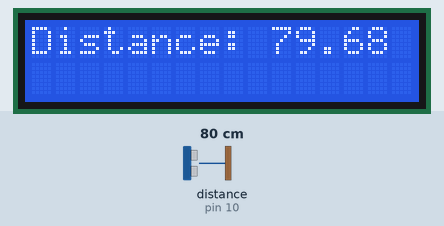
Recording of a sketch running on a simulated Arduino Uno, built with avr-gcc and run on an emulated ATmega328P. Parts: 16×2 character LCD. Wiring (inferred from the names in the program): ultrasonic range finder: trigger pin 9; echo pin 10. Inputs (shaded band) come from the test bench; at power-on: distance to the obstacle (sensor on pin 10) 80 cm. The echo pulse lasts 58.3 µs per cm; what the sketch prints to the serial monitor is not drawn.

Above: at 1.2 s.
1.3 s: distance to the obstacle (sensor on pin 10) set to 2 cm
At 2.0 s:
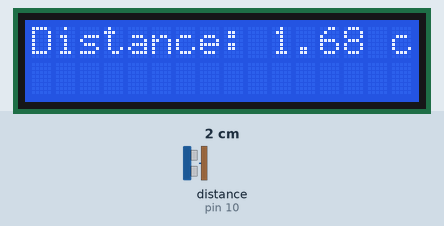
3.6 s: distance to the obstacle (sensor on pin 10) set to 35 cm
At 5.3 s:
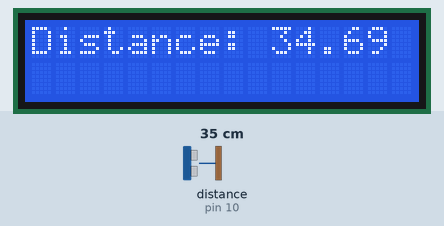
5.7 s: distance to the obstacle (sensor on pin 10) set to 4 cm
At 6.4 s:
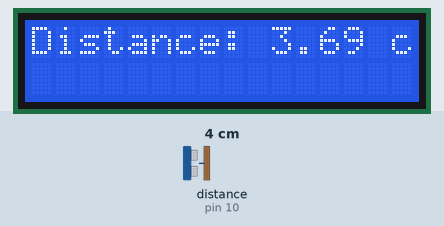
Timing chart, 0 to 8.7 s (numbered marks = the images above; inputs shaded):
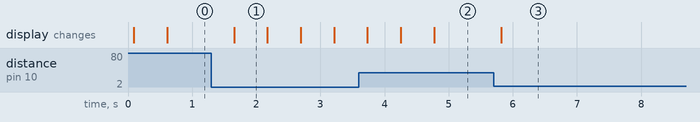

The sketch:

Display_Distance_on_LCD__I2C_16x2_Display_.ino
```cpp
#include <Wire.h>
#include <LiquidCrystal_I2C.h>

#define TRIG_PIN 9
#define ECHO_PIN 10

LiquidCrystal_I2C lcd(0x27, 16, 2);

void setup() {
    Serial.begin(9600);
    lcd.begin();
    lcd.backlight();
    pinMode(TRIG_PIN, OUTPUT);
    pinMode(ECHO_PIN, INPUT);
}

void loop() {
    long duration;
    float distance;

    digitalWrite(TRIG_PIN, LOW);
    delayMicroseconds(2);
    digitalWrite(TRIG_PIN, HIGH);
    delayMicroseconds(10);
    digitalWrite(TRIG_PIN, LOW);

    duration = pulseIn(ECHO_PIN, HIGH);
    distance = (duration * 0.0343) / 2;

    Serial.print("Distance: ");
    Serial.print(distance);
    Serial.println(" cm");

    lcd.setCursor(0, 0);
    lcd.print("Distance: ");
    lcd.print(distance);
    lcd.print(" cm ");

    delay(500);
}
```

Measured:
- after the input at 1.3 s, the display: changes after 0.36 s (image 1)
- after the input at 3.6 s, the display: changes after 0.13 s (image 2)
- after the input at 5.7 s, the display: changes after 0.12 s (image 3)
- what the display in image 1 shows lasts 0.5 s, from 1.7 s to 2.2 s
